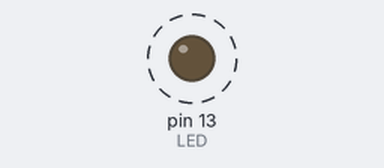
Simulated run of this sketch. Board: Arduino Uno, built with avr-gcc and run on an emulated ATmega328P. Shown: output pins drawn as LEDs (lit = HIGH). Dashed ring = blinking.

Above: at 0.5 s.
Timing chart, 0 to 4.6 s (numbered marks = the images above):
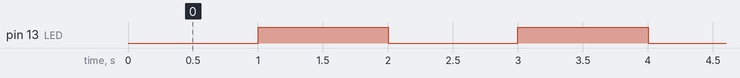

Measured:
- by itself, pin 13 (LED): alternates HIGH for 1.0 s and LOW for 1.0 s

The sketch:

sketch_jan17c.ino
```cpp
#define DelayPeriode 1000   // time between each led toggle in milliseconds

#define LED 13             // led connected to pin 13

unsigned long previousTime = 0;  // the last time the led changed state
bool ledState = false;           // current led state

void setup() {
  pinMode(LED, OUTPUT);          // set the led pin as output
}

void loop() {
  unsigned long currentTime = millis();  // get current time since startup

  // check if the delay time has passed
  if (currentTime - previousTime >= DelayPeriode) {

    previousTime = currentTime;          // update last time
    ledState = !ledState;                // toggle led state

    digitalWrite(LED, ledState);          // apply the new led state
  }
}
```
